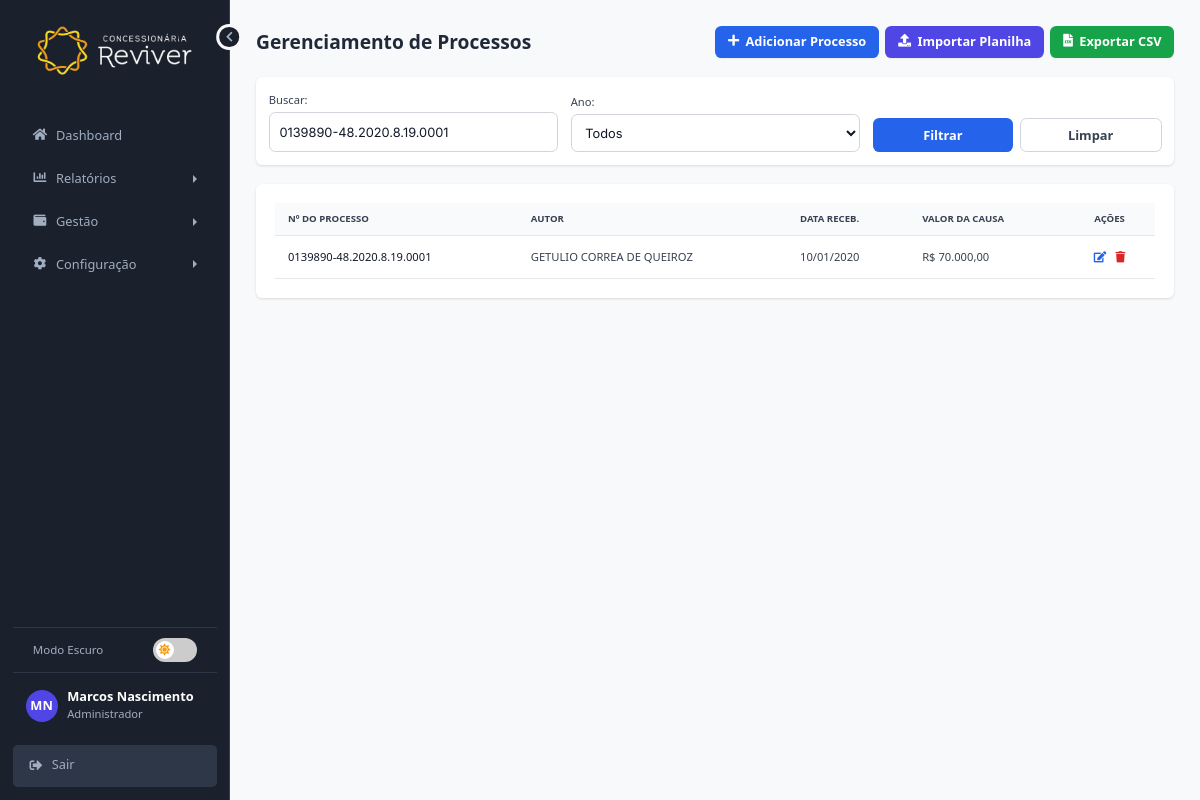
The app's page /php/processos_detalhados.php?busca=0139890-48.2020.8.19.0001 (signed in) with its own data.
### tables this page shows
CREATE TABLE IF NOT EXISTS `processos_judiciais` (
  `id` int(11) NOT NULL AUTO_INCREMENT,
  `numero_processo` varchar(30) NOT NULL,
  `autor` varchar(150) NOT NULL,
  `data_recebimento` date NOT NULL,
  `ano` year(4) DEFAULT NULL COMMENT 'Ano de referência definido na importação',
  `mes` tinyint(4) DEFAULT NULL COMMENT 'Mês de referência definido na importação',
  `materia` text DEFAULT NULL,
  `central_custo` varchar(100) DEFAULT NULL,
  `valor_causa` decimal(15,2) DEFAULT 0.00,
  `sentenca_1_instancia` text DEFAULT NULL,
  `recurso` text DEFAULT NULL,
  `despesas_processuais_1` decimal(15,2) DEFAULT 0.00,
  `despesas_processuais_2` decimal(15,2) DEFAULT 0.00,
  `valor_pago` decimal(15,2) DEFAULT 0.00,
  `economia` decimal(15,2) DEFAULT 0.00,
  `status` enum('em andamento','finalizado','arquivado') DEFAULT 'em andamento',
  `usuario_id` int(11) DEFAULT NULL,
  `data_cadastro` datetime DEFAULT current_timestamp(),
  PRIMARY KEY (`id`),
  UNIQUE KEY `numero_processo` (`numero_processo`)
);

### includes/carregar_tema.php (called while the page is built, shortened)
<?php
if (isset($_SESSION['user_id'])) {
    try {
        $sql = "SELECT u.preferencia_tema FROM usuarios u WHERE u.id = :id_usuario";
        $stmt_tema = $pdo->prepare($sql);
        $stmt_tema->bindParam(':id_usuario', $_SESSION['user_id']);
        $stmt_tema->execute();
        $preferencia = $stmt_tema->fetchColumn();
        if ($preferencia == 'dark') {
            $themeClass = 'dark';
        }
    } catch (PDOException $e) {
    }
}
?>

### php/processos_detalhados.php (the view, shortened to what this page needs)
<?php
require_once '../includes/conexao.php';
require_once '../includes/carregar_tema.php';
$ano_selecionado = filter_input(INPUT_GET, 'ano', FILTER_VALIDATE_INT);
$busca = trim($_GET['busca'] ?? '');
$registros_por_pagina = 15;
$pagina_selecionada = filter_input(INPUT_GET, 'page', FILTER_VALIDATE_INT) ?: 1;
$offset = ($pagina_selecionada - 1) * $registros_por_pagina;
$where_conditions = [];
$params = [];
if (!empty($busca)) {
    $where_conditions[] = "(numero_processo LIKE :busca OR autor LIKE :busca OR materia LIKE :busca)";
    $params[':busca'] = '%' . $busca . '%';
}
$where_sql = count($where_conditions) > 0 ? ' WHERE ' . implode(' AND ', $where_conditions) : '';
try {
    $stmt_lista = $pdo->prepare("SELECT * FROM processos_judiciais" . $where_sql . " ORDER BY data_recebimento DESC, id DESC LIMIT :limit OFFSET :offset");
    $stmt_lista->bindValue(':limit', $registros_por_pagina, PDO::PARAM_INT);
    $stmt_lista->bindValue(':offset', $offset, PDO::PARAM_INT);
    foreach ($params as $key => $value) { $stmt_lista->bindValue($key, $value); }
    $stmt_lista->execute();
    $registros = $stmt_lista->fetchAll(PDO::FETCH_ASSOC);
} catch (PDOException $e) {
    die("Erro ao consultar o banco de dados: " . $e->getMessage());
}
?>
<!DOCTYPE html>
<html lang="pt-br" class="<?php echo $themeClass; ?>">
<head>
    <script src="https://cdn.tailwindcss.com"></script>
    <link rel="stylesheet" href="https://cdnjs.cloudflare.com/ajax/libs/font-awesome/5.15.4/css/all.min.css">
    <link rel="stylesheet" href="../css/style.css">
</head>
<body>
    <div class="app-layout">
        <?php require_once '../includes/sidebar.php'; ?>
        <main class="main-content">
            <div class="flex justify-between items-center mb-6">
                <h1 id="main-page-title" class="text-2xl font-bold text-gray-800">Gerenciamento de Processos</h1>
                <div id="action-buttons-group" class="flex gap-2">
                    <button id="btn-adicionar" class="bg-blue-600 hover:bg-blue-700 text-white font-bold py-2 px-4 rounded-lg inline-flex items-center shadow-sm">
                        <i class="fas fa-plus mr-2"></i>Adicionar Processo
                    </button>
                    <a href="importar_processos_detalhados.php" class="bg-indigo-600 hover:bg-indigo-700 text-white font-bold py-2 px-4 rounded-lg inline-flex items-center shadow-sm">
                        <i class="fas fa-upload mr-2"></i>Importar Planilha
                    </a>
                    <a href="processos_detalhados.php?action=export&ano=<?php echo $ano_selecionado; ?>&busca=<?php echo urlencode($busca); ?>" class="bg-green-600 hover:bg-green-700 text-white font-bold py-2 px-4 rounded-lg inline-flex items-center shadow-sm">
                        <i class="fas fa-file-csv mr-2"></i>Exportar CSV
                    </a>
                </div>
            </div>
            <div id="filtro-card" class="bg-white p-4 rounded-lg shadow mb-6">
                <form action="" method="GET" class="grid grid-cols-1 md:grid-cols-3 gap-4 items-end">
                    <div>
                        <label id="busca-label" for="busca" class="text-sm font-medium text-gray-700">Buscar:</label>
                        <input type="text" name="busca" id="busca" value="<?php echo htmlspecialchars($busca); ?>" class="form-control mt-1" placeholder="Nº do processo, autor, matéria...">
                    </div>
                    <div>
                        <label id="ano-label" for="ano-filtro" class="text-sm font-medium text-gray-700">Ano:</label>
                        <select name="ano" id="ano-filtro" class="form-control mt-1">
                            <option value="">Todos</option>
                        </select>
                    </div>
                    <div class="flex gap-2">
                         <button type="submit" class="w-full bg-blue-600 hover:bg-blue-700 text-white font-bold py-2 px-4 rounded-lg">Filtrar</button>
                         <a href="processos_detalhados.php" id="btn-limpar-filtro" class="w-full text-center bg-white hover:bg-gray-100 text-gray-700 font-bold py-2 px-4 rounded-lg border border-gray-300">Limpar</a>
                    </div>
                </form>
            </div>
            <div id="table-card" class="bg-white p-6 rounded-lg shadow overflow-x-auto">
                <table class="w-full text-sm text-left">
                    <thead id="table-header" class="text-xs text-gray-700 uppercase bg-gray-50">
                        <tr>
                            <th class="py-3 px-4">Nº do Processo</th>
                            <th class="py-3 px-4">Autor</th>
                            <th class="py-3 px-4">Data Receb.</th>
                            <th class="py-3 px-4">Valor da Causa</th>
                            <th class="py-3 px-4 text-center">Ações</th>
                        </tr>
                    </thead>
                    <tbody id="table-body">
                        <?php if (empty($registros)): ?>
                            <tr><td colspan="5" class="text-center py-10 text-gray-500">Nenhum processo encontrado.</td></tr>
                        <?php else: ?>
                            <?php foreach ($registros as $reg): ?>
                            <tr class="border-b">
                                <td class="py-3 px-4 font-medium text-gray-900"><?php echo htmlspecialchars($reg['numero_processo']); ?></td>
                                <td class="py-3 px-4"><?php echo htmlspecialchars($reg['autor']); ?></td>
                                <td class="py-3 px-4"><?php echo htmlspecialchars(date("d/m/Y", strtotime($reg['data_recebimento']))); ?></td>
                                <td class="py-3 px-4">R$ <?php echo number_format($reg['valor_causa'], 2, ',', '.'); ?></td>
                                <td class="py-3 px-4 text-center">
                                    <button class="btn-edit text-blue-600 hover:text-blue-800 p-1" data-id="<?php echo $reg['id']; ?>"><i class="fas fa-edit"></i></button>
                                    <button class="btn-delete text-red-600 hover:text-red-800 p-1" data-id="<?php echo $reg['id']; ?>"><i class="fas fa-trash"></i></button>
                                </td>
                            </tr>
                            <?php endforeach; ?>
                        <?php endif; ?>
                    </tbody>
                </table>
            </div>
        </main>
    </div>
</body>
</html>

### css/style.css (style rules this page uses)
html { font-size: 80%; }
:root { --cor-primaria: #005A9C; --cor-secundaria: #A0AEC0; --cor-fundo: #F8F9FA; --cor-superficie: #FFFFFF; --cor-texto-principal: #1A202C; --cor-texto-secundario: #718096; --cor-texto-invertido: #FFFFFF; --cor-erro: #DC3545; --cor-borda: #E2E8F0; --cor-sidebar-fundo: #1A202C; --cor-sidebar-texto: #A0AEC0; --cor-sidebar-hover: #2D3748; --fonte-principal: 'Inter', sans-serif; --raio-borda: 0.375rem; --sombra-caixa: 0 1px 3px 0 rgba(0, 0, 0, 0.1), 0 1px 2px 0 rgba(0, 0, 0, 0.06); --transicao-base: all 0.2s ease-in-out; }
.app-layout { display: flex; min-height: 100vh; }
.main-content { flex-grow: 1; padding: 2rem; background-color: var(--cor-fundo); overflow-y: auto; }
.form-control { width: 100%; padding: 0.75rem 1rem; border: 1px solid var(--cor-borda); border-radius: var(--raio-borda); font-family: var(--fonte-principal); font-size: 1rem; color: var(--cor-texto-principal); background-color: var(--cor-superficie); transition: var(--transicao-base); box-sizing: border-box; }
tr { border-bottom: 1px solid var(--cor-borda); }
.sidebar, .main-content { transition: all 0.3s ease-in-out; }

### php/processos_detalhados.php (style rules this page uses)
.form-control { width: 100%; padding: 0.75rem; border: 1px solid #d1d5db; border-radius: 0.5rem; transition: border-color 0.2s, box-shadow 0.2s; background-color: #fff; }

### records on screen
processos_judiciais: numero_processo "0139890-48.2020.8.19.0001", autor "GETULIO CORREA DE QUEIROZ", data_recebimento "10/01/2020", valor_causa "70.000,00"

### other values on screen
$user_initials "MN"
$_SESSION['nome_usuario'] "Marcos Nascimento"
$_SESSION['cargo_usuario'] "Administrador"
